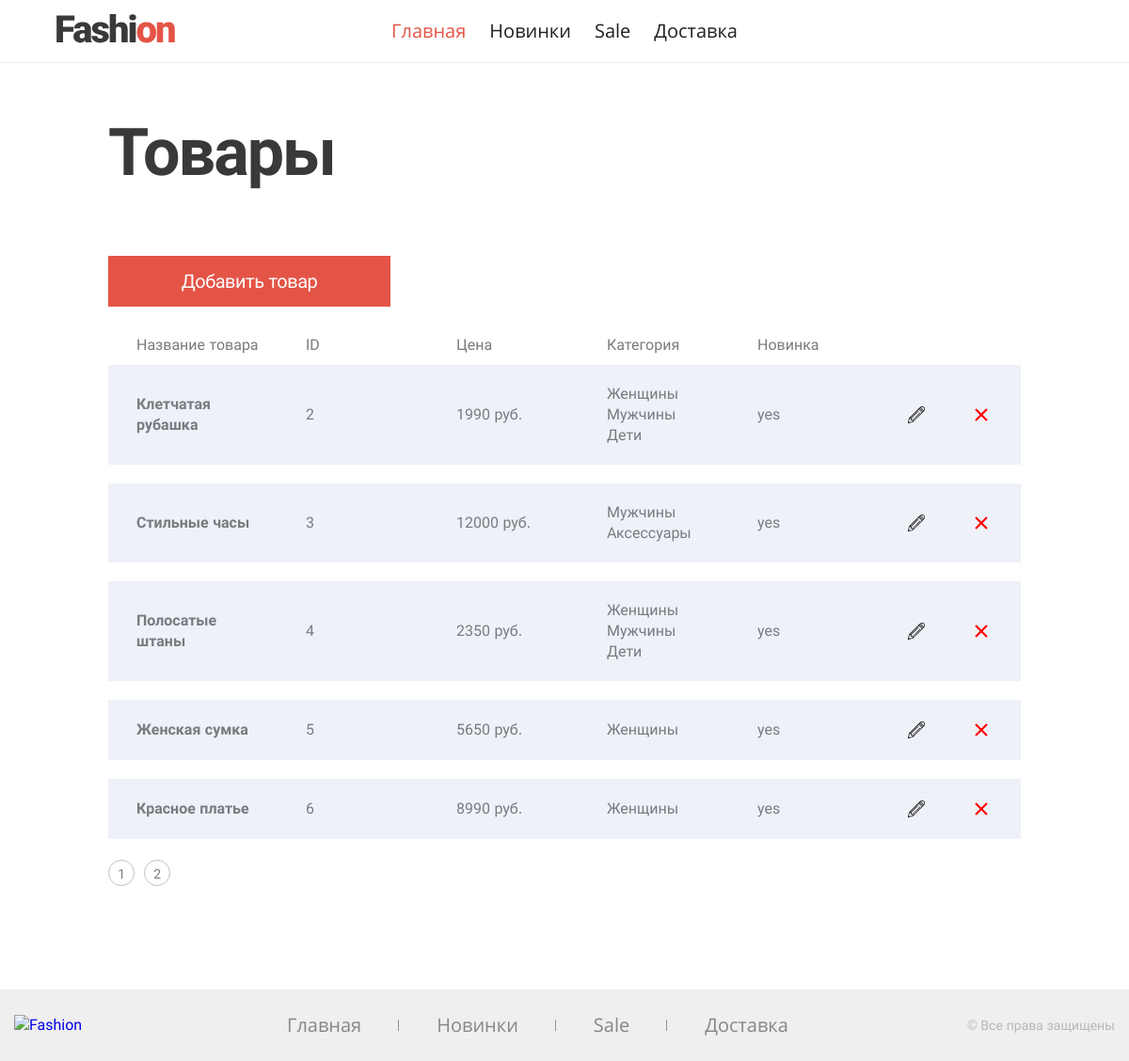
Page /pages/products.php (signed in) on the committed database.
### tables this page shows
CREATE TABLE `menu_items` (
  `id` int(11) NOT NULL,
  `name` varchar(255) NOT NULL,
  `path` varchar(255) NOT NULL
);

CREATE TABLE `products` (
  `id` int(11) NOT NULL,
  `name` varchar(255) NOT NULL,
  `price` int(32) NOT NULL,
  `date_create` datetime NOT NULL DEFAULT CURRENT_TIMESTAMP,
  `new` enum('yes','no') NOT NULL DEFAULT 'no',
  `sale` enum('yes','no') NOT NULL DEFAULT 'no',
  `img_path` varchar(255) DEFAULT NULL,
  `is_active` enum('yes','no') NOT NULL DEFAULT 'yes'
);

CREATE TABLE `categories` (
  `id` int(11) NOT NULL,
  `name` varchar(255) NOT NULL
);

### pages/products.php (the view, shortened to what this page needs)
<?php
$access = false;
if (isset($_SESSION['user_id'])) {
    $access = getUserCategory($_SESSION['user_id']);
} else {
    $access = false;
}
if ($access) {
    $products_stmt = getProducts($_GET);
    $count_products = getCountProducts($_GET);
    $products = [];
    foreach ($products_stmt as $product) {
        $products[] = [
            'name' => $product['name'],
            'id' => $product['id'],
            'price' => $product['price'],
            'new' => $product['new'],
            'categories' => getCategoryByProductId($product['id'])
        ];
    }
}
?>
<?php require_once($_SERVER['DOCUMENT_ROOT'] . '/include/header.php'); ?>
<?php if ($access) : ?>
<main class="page-products">
  <h1 class="h h--1">Товары</h1>
  <a class="page-products__button button" href="/add">Добавить товар</a>
  <div class="page-products__header">
    <span class="page-products__header-field">Название товара</span>
    <span class="page-products__header-field">ID</span>
    <span class="page-products__header-field">Цена</span>
    <span class="page-products__header-field">Категория</span>
    <span class="page-products__header-field">Новинка</span>
  </div>
  <ul class="page-products__list">
      <?php foreach ($products as $product) : ?>
    <li class="product-item page-products__item" id="<?= $product['id'] ?>">
      <b class="product-item__name"><?= $product['name'] ?></b>
      <span class="product-item__field"><?= $product['id'] ?></span>
      <span class="product-item__field"><?= $product['price'] ?> руб.</span>
      <span class="product-item__field"><?php foreach ($product['categories'] as $category) {
          echo $category['name']; ?> <br> <?php
          } ?></span>
      <span class="product-item__field"><?= $product['new'] ?></span>
      <a href="/edit?id=<?= $product['id'] ?>" class="product-item__edit" aria-label="Редактировать"></a>
      <button class="product-item__delete"></button>
    </li>
    <?php endforeach ?>
  </ul>
    <br>
    <ul class="shop__paginator paginator">
        <?php for ($i = 1; $i <= ceil($count_products / ITEMS_ON_PAGE); $i++) : ?>
            <li>
                <a class="paginator__item"<?= ($_GET['page'] == $i) ? null : 'href="?' . http_build_query(array_merge($_GET, ['page' => $i])) . '"' ?>><?= $i ?></a>
            </li>
        <?php endfor ?>
    </ul>
</main>
<?php else: ?>
    <p>Ошибка доступа! У вас недостаточно прав на просмотр этой страницы</p>
<?php endif ?>
<?php require_once($_SERVER['DOCUMENT_ROOT'] . '/include/footer.php') ?>

### include/functions.php (shortened to what this page needs)
<?php
function dbaseConnect()
{
    static $connect;
    if ($connect === null) {
        try {
            $connect = new PDO(DSN, USER, PASS, OPT);
        } catch (PDOException $e) {
            die ('Подключение не удалось' . $e->getMessage());
        }
    }
    return $connect;
}
function menuList($current_page)
{
    $menu_items = dbaseConnect()->query('SELECT name, path from menu_items;');
    foreach ($menu_items as $item) {
        include ('menu_item.php');
    }
}
function constructQueryForProducts($query_array)
{
    $query = " FROM products as p WHERE p.is_active = 'yes'";
    if (empty($query_array)) {
        return $query;
    }
    return $query;
}
function execArray($query_array)
{
    if (isset($array)) {
        return $array;
    } else {
        return null;
    }
}
function getCountProducts($query_array)
{
    $query = "SELECT COUNT(p.id) as count" . constructQueryForProducts($query_array);
    $stmt = dbaseConnect()->prepare($query);
    $stmt->execute(execArray($query_array));
    return $stmt->fetch()['count'];
}
function getProducts($query_array)
{
    if (isset($query_array['sort'])) {
        $sort_array = explode('_', $query_array['sort']);
        if (in_array($sort_array[0], ['price', 'name'])) {
            $sort = 'p.' . $sort_array[0];
        }
        if (in_array($sort_array[1], ['ASC', 'DESC'])) {
            $order = $sort_array[1];
        } else {
            $sort = 'p.date_create';
            $order = 'ASC';
        }
    } else {
        $sort = 'p.date_create';
        $order = 'ASC';
    }
    $query = "SELECT p.id, p.name, p.price, p.img_path, p.new" . constructQueryForProducts($query_array) . " ORDER BY " . $sort . ' ' . $order . " LIMIT " . ITEMS_ON_PAGE . " OFFSET :offset";
    $stmt = dbaseConnect()->prepare($query);
    $array = execArray($query_array);
    if (isset($query_array['page']) && $query_array['page'] > 0) {
        $array['offset'] = ($query_array['page'] - 1) * ITEMS_ON_PAGE;
    } else {
        $array['offset'] = 0 * ITEMS_ON_PAGE;
    }
    $stmt->execute($array);
    return $stmt;
}
function getUserCategory($user_id, $group_name = GROUP_NAME)
{
    $stmt = dbaseConnect()->prepare('
    SELECT group_id FROM group_user AS gu JOIN groups AS g ON gu.group_id = g.id
    WHERE gu.user_id = :user_id AND g.name = :group_name LIMIT 1;');
    $stmt->execute(['user_id' => $user_id, 'group_name' => $group_name]);
    $result = $stmt->fetch();
    if ($result['group_id'] != null) {
        return true;
    } else {
        return false;
    }
}
function getCategoryByProductId($product_id)
{
    $stmt = dbaseConnect()->prepare('SELECT c.name as name, c.id  FROM categories as c JOIN category_product AS cp ON c.id = cp.category_id WHERE cp.product_id = :product_id ORDER BY c.id');
    $stmt->execute(['product_id' => $product_id]);
    return $stmt->fetchAll();
}

### include/menu_item.php
<li>
    <a class="main-menu__item <?= ($current_page == $item['name']) ? 'active"' : '" href=' . '"' . $item['path'] . '"' ?>>
        <?= $item['name'] ?>
    </a>
</li>

### rows in the picture
menu_items: name "Главная"
menu_items: name "Новинки"
menu_items: name "Sale"
menu_items: name "Доставка"
products: name "Клетчатая рубашка", id "2", price "1990", new "yes"
categories: name "Женщины"
categories: name "Мужчины"
categories: name "Дети"
products: name "Стильные часы", id "3", price "12000", new "yes"
categories: name "Аксессуары"
products: name "Полосатые штаны", id "4", price "2350", new "yes"
products: name "Женская сумка", id "5", price "5650", new "yes"
products: name "Красное платье", id "6", price "8990", new "yes"
